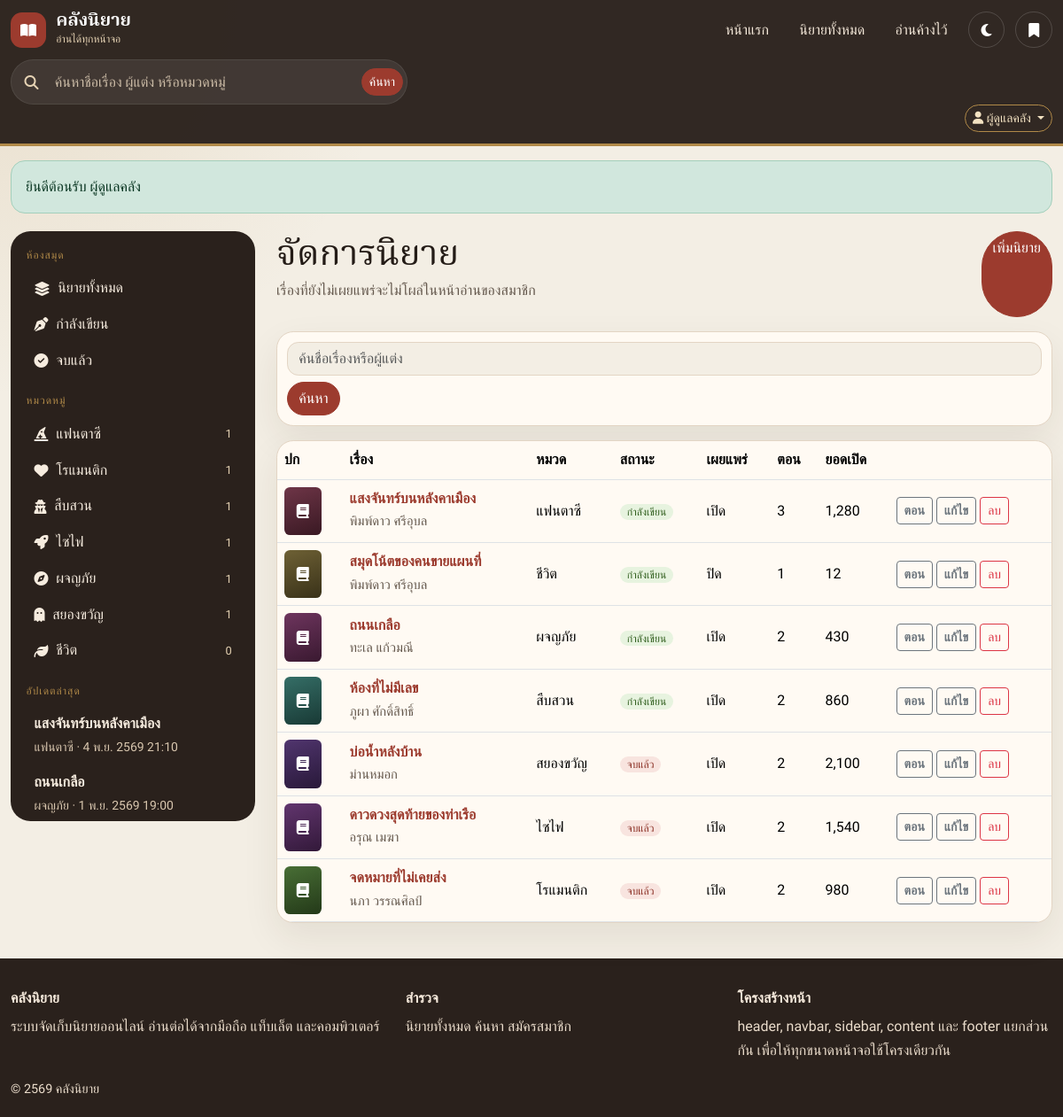
/index.php?page=admin-novels (signed in), run on the app's committed database.
### tables this page shows
CREATE TABLE users (
    id INT UNSIGNED NOT NULL AUTO_INCREMENT,
    username VARCHAR(50) NOT NULL,
    email VARCHAR(120) NOT NULL,
    password_hash VARCHAR(255) NOT NULL,
    display_name VARCHAR(100) NOT NULL,
    role ENUM('admin', 'member') NOT NULL DEFAULT 'member',
    created_at DATETIME NOT NULL DEFAULT CURRENT_TIMESTAMP,
    updated_at DATETIME NOT NULL DEFAULT CURRENT_TIMESTAMP ON UPDATE CURRENT_TIMESTAMP,
    PRIMARY KEY (id),
    UNIQUE KEY uq_users_username (username),
    UNIQUE KEY uq_users_email (email)
);

CREATE TABLE categories (
    id INT UNSIGNED NOT NULL AUTO_INCREMENT,
    name VARCHAR(80) NOT NULL,
    slug VARCHAR(120) NOT NULL,
    description VARCHAR(255) NOT NULL DEFAULT '',
    icon VARCHAR(60) NOT NULL DEFAULT 'fa-book',
    sort_order INT NOT NULL DEFAULT 0,
    created_at DATETIME NOT NULL DEFAULT CURRENT_TIMESTAMP,
    PRIMARY KEY (id),
    UNIQUE KEY uq_categories_slug (slug)
);

CREATE TABLE novels (
    id INT UNSIGNED NOT NULL AUTO_INCREMENT,
    title VARCHAR(200) NOT NULL,
    slug VARCHAR(220) NOT NULL,
    author_name VARCHAR(120) NOT NULL,
    category_id INT UNSIGNED NOT NULL,
    synopsis TEXT NOT NULL,
    cover_image VARCHAR(255) DEFAULT NULL,
    status ENUM('ongoing', 'completed', 'hiatus') NOT NULL DEFAULT 'ongoing',
    is_published TINYINT(1) NOT NULL DEFAULT 1,
    view_count INT UNSIGNED NOT NULL DEFAULT 0,
    created_by INT UNSIGNED DEFAULT NULL,
    created_at DATETIME NOT NULL DEFAULT CURRENT_TIMESTAMP,
    updated_at DATETIME NOT NULL DEFAULT CURRENT_TIMESTAMP ON UPDATE CURRENT_TIMESTAMP,
    PRIMARY KEY (id),
    UNIQUE KEY uq_novels_slug (slug),
    KEY idx_novels_category (category_id),
    KEY idx_novels_pub_updated (is_published, updated_at),
    CONSTRAINT fk_novels_category FOREIGN KEY (category_id) REFERENCES categories (id) ON UPDATE CASCADE ON DELETE RESTRICT,
    CONSTRAINT fk_novels_user FOREIGN KEY (created_by) REFERENCES users (id) ON UPDATE CASCADE ON DELETE SET NULL
);

### includes/library.php (called while the page is built, shortened)
<?php
function novel_select_sql(): string
{
    return 'SELECT n.id, n.title, n.slug, n.author_name, n.category_id, n.synopsis, n.cover_image,
                   n.status, n.is_published, n.view_count, n.created_by, n.created_at, n.updated_at,
                   c.name AS category_name, c.slug AS category_slug, c.icon AS category_icon,
                   (SELECT COUNT(*) FROM chapters ch WHERE ch.novel_id = n.id AND ch.is_published = 1) AS chapter_count,
                   (SELECT COUNT(*) FROM chapters ch2 WHERE ch2.novel_id = n.id) AS chapter_total
            FROM novels n
            INNER JOIN categories c ON c.id = n.category_id';
}
function novel_from_sql(): string
{
    return 'FROM novels n INNER JOIN categories c ON c.id = n.category_id';
}
function novel_filters(array $filters): array
{
    $where = [];
    $params = [];
    if (empty($filters['include_unpublished'])) {
        $where[] = 'n.is_published = 1';
    }
    if ($where === []) {
        $where[] = '1 = 1';
    }
    $order = match ($filters['sort'] ?? 'new') {
        'popular' => 'n.view_count DESC, n.updated_at DESC',
        'title' => 'n.title ASC',
        'old' => 'n.created_at ASC',
        default => 'n.updated_at DESC',
    };
    return [$where, $params, $order];
}
function query_novels(array $filters, int $limit, int $offset = 0): array
{
    [$where, $params, $order] = novel_filters($filters);
    $limit = max(1, min(60, $limit));
    $offset = max(0, $offset);
    $sql = novel_select_sql()
        . ' WHERE ' . implode(' AND ', $where)
        . ' ORDER BY ' . $order
        . ' LIMIT ' . $limit . ' OFFSET ' . $offset;
    $stmt = db()->prepare($sql);
    $stmt->execute($params);
    return $stmt->fetchAll();
}
function count_novels(array $filters): int
{
    [$where, $params] = novel_filters($filters);
    $sql = 'SELECT COUNT(*) ' . novel_from_sql() . ' WHERE ' . implode(' AND ', $where);
    $stmt = db()->prepare($sql);
    $stmt->execute($params);
    return (int) $stmt->fetchColumn();
}
function list_novels(array $filters): array
{
    $perPage = (int) ($filters['per_page'] ?? app_config()['app']['per_page'] ?? 9);
    $perPage = max(1, min(60, $perPage));
    $total = count_novels($filters);
    $pages = max(1, (int) ceil($total / $perPage));
    $page = max(1, min(10000, (int) ($filters['page'] ?? 1)));
    $rows = query_novels($filters, $perPage, ($page - 1) * $perPage);
    return [
        'rows' => $rows,
        'page' => $page,
        'pages' => $pages,
        'total' => $total,
        'per_page' => $perPage,
    ];
}
function categories_with_counts(): array
{
    $sql = 'SELECT c.*, COUNT(n.id) AS novel_count
            FROM categories c
            LEFT JOIN novels n ON n.category_id = c.id AND n.is_published = 1
            GROUP BY c.id
            ORDER BY c.sort_order ASC, c.name ASC';
    return db()->query($sql)->fetchAll();
}

### config/config.php (called while the page is built, shortened)
<?php
return [
    'db' => [
        'host' => getenv('NOVEL_DB_HOST') ?: '127.0.0.1',
        'port' => (int) (getenv('NOVEL_DB_PORT') ?: 3306),
        'name' => getenv('NOVEL_DB_NAME') ?: 'novel_library',
        'user' => getenv('NOVEL_DB_USER') ?: 'novel_user',
        'pass' => getenv('NOVEL_DB_PASS') ?: 'NovelLib@2026',
        'charset' => 'utf8mb4',
    ],
    'app' => [
        'name' => 'คลังนิยาย',
        'tagline' => 'จัดเก็บ อ่าน และเปิดต่อได้บนมือถือ แท็บเล็ต และคอมพิวเตอร์',
        'timezone' => 'Asia/Bangkok',
        'session_name' => 'klangniyai',
        'debug' => false,
        'show_demo_accounts' => true,
        'per_page' => 9,
    ],
];

### includes/bootstrap.php (called while the page is built, shortened)
<?php
function app_config(): array
{
    static $config = null;
    if ($config === null) {
        $loaded = require APP_ROOT . '/config/config.php';
        $config = is_array($loaded) ? $loaded : [];
    }
    return $config;
}
$config = app_config();
require APP_ROOT . '/includes/functions.php';
require APP_ROOT . '/includes/library.php';

### content/admin/novels.php (the view, shortened to what this page needs)
<?php
$keyword = mb_substr(trim((string) ($_GET['q'] ?? '')), 0, 100);
$result = list_novels([
    'q' => $keyword,
    'include_unpublished' => true,
    'page' => (int) ($_GET['p'] ?? 1),
    'per_page' => 12,
]);
?>
<div class="page-heading d-flex flex-wrap justify-content-between gap-3">
    <div>
        <h1>จัดการนิยาย</h1>
        <p>เรื่องที่ยังไม่เผยแพร่จะไม่โผล่ในหน้าอ่านของสมาชิก</p>
    </div>
    <a class="btn btn-seal" href="<?= e(url('admin-novel-form')) ?>">เพิ่มนิยาย</a>
</div>
<form class="filter-bar" method="get" action="index.php">
    <input class="form-control" id="admin-q" type="search" name="q" value="<?= e($keyword) ?>" placeholder="ค้นชื่อเรื่องหรือผู้แต่ง">
    <button class="btn btn-seal" type="submit">ค้นหา</button>
</form>
<div class="table-responsive panel">
    <table class="table align-middle mb-0">
        <thead>
            <tr>
                <th>ปก</th><th>เรื่อง</th><th>หมวด</th><th>สถานะ</th><th>เผยแพร่</th><th>ตอน</th><th>ยอดเปิด</th><th></th>
            </tr>
        </thead>
        <tbody>
            <?php foreach ($result['rows'] as $novel): ?>
                <tr>
                    <td>
                        <div class="cover-thumb" style="--hue: <?= cover_hue((string) $novel['slug']) ?>">
                            <?php if (!empty($novel['cover_image'])): ?>
                                <img src="<?= e(upload_url((string) $novel['cover_image'])) ?>" alt="">
                            <?php else: ?>
                                <i class="fa-solid fa-book"></i>
                            <?php endif; ?>
                        </div>
                    </td>
                    <td>
                        <a href="<?= e(url('novel', ['slug' => $novel['slug']])) ?>"><?= e($novel['title']) ?></a>
                        <div class="meta"><?= e($novel['author_name']) ?></div>
                    </td>
                    <td><?= e($novel['category_name']) ?></td>
                    <td><span class="status-pill status-<?= e((string) $novel['status']) ?>"><?= e(novel_status_label((string) $novel['status'])) ?></span></td>
                    <td><?= (int) $novel['is_published'] === 1 ? 'เปิด' : 'ปิด' ?></td>
                    <td><?= number_format((int) $novel['chapter_total']) ?></td>
                    <td><?= number_format((int) $novel['view_count']) ?></td>
                    <td>
                        <div class="d-flex flex-wrap gap-1">
                            <a class="btn btn-outline-secondary btn-sm" href="<?= e(url('admin-chapters', ['novel' => (int) $novel['id']])) ?>">ตอน</a>
                            <a class="btn btn-outline-secondary btn-sm" href="<?= e(url('admin-novel-form', ['id' => (int) $novel['id']])) ?>">แก้ไข</a>
                            <form method="post" action="<?= e(url('admin-novels', array_filter(['q' => $keyword, 'p' => $result['page'] > 1 ? $result['page'] : null]))) ?>" data-confirm="ลบเรื่องนี้พร้อมตอนทั้งหมดหรือไม่" data-confirm-ok="ลบ">
                                <button class="btn btn-outline-danger btn-sm" type="submit">ลบ</button>
                            </form>
                        </div>
                    </td>
                </tr>
            <?php endforeach; ?>
        </tbody>
    </table>
</div>

### includes/navbar.php (shortened to what this page needs)
<?php
$me = current_user();
$appName = (string) (app_config()['app']['name'] ?? 'คลังนิยาย');
$searchValue = ($page ?? '') === 'search' ? (string) ($_GET['q'] ?? '') : '';
?>
<header class="topbar sticky-top">
    <div class="container-xxl">
        <div class="topbar-row">
            <a class="brand" href="<?= e(url('home')) ?>">
                <span class="brand-mark" aria-hidden="true"><i class="fa-solid fa-book-open"></i></span>
                <span>
                    <strong><?= e($appName) ?></strong>
                    <small>อ่านได้ทุกหน้าจอ</small>
                </span>
            </a>
            <nav class="top-links d-none d-lg-flex" aria-label="เมนูหลัก">
                <a class="<?= ($page ?? '') === 'home' ? 'is-active' : '' ?>" href="<?= e(url('home')) ?>">หน้าแรก</a>
                <a class="<?= in_array(($page ?? ''), ['novels', 'novel', 'category'], true) ? 'is-active' : '' ?>" href="<?= e(url('novels')) ?>">นิยายทั้งหมด</a>
                <?php if ($me !== null): ?>
                    <a class="<?= ($page ?? '') === 'history' ? 'is-active' : '' ?>" href="<?= e(url('history')) ?>">อ่านค้างไว้</a>
                <?php endif; ?>
            </nav>
            <div class="top-tools">
                <button class="btn btn-nav" type="button" data-theme-toggle aria-label="สลับโหมดกลางวันและกลางคืน">
                    <i class="fa-solid fa-moon" aria-hidden="true"></i>
                </button>
                <?php if ($me !== null): ?>
                    <a class="btn btn-nav<?= ($page ?? '') === 'bookmarks' ? ' is-active' : '' ?>" href="<?= e(url('bookmarks')) ?>" aria-label="ชั้นหนังสือของฉัน">
                        <i class="fa-solid fa-bookmark" aria-hidden="true"></i>
                    </a>
                <?php endif; ?>
            </div>
        </div>
        <form class="nav-search" method="get" action="index.php" role="search">
            <i class="fa-solid fa-magnifying-glass" aria-hidden="true"></i>
            <input id="nav-q" type="search" name="q" value="<?= e($searchValue) ?>" placeholder="ค้นหาชื่อเรื่อง ผู้แต่ง หรือหมวดหมู่" maxlength="100">
            <button class="btn btn-seal btn-sm" type="submit">ค้นหา</button>
        </form>
        <div class="collapse d-lg-block" id="accountMenu">
            <div class="account-row">
                <?php if ($me === null): ?>
                    <a class="btn btn-outline-gold btn-sm" href="<?= e(url('register')) ?>">สมัครสมาชิก</a>
                    <a class="btn btn-seal btn-sm" href="<?= e(url('login')) ?>">เข้าสู่ระบบ</a>
                <?php else: ?>
                    <div class="dropdown">
                        <button class="btn btn-outline-gold btn-sm dropdown-toggle" type="button" data-bs-toggle="dropdown" aria-expanded="false">
                            <i class="fa-solid fa-user" aria-hidden="true"></i>
                            <?= e($me['display_name']) ?>
                        </button>
                    </div>
                <?php endif; ?>
            </div>
        </div>
    </div>
</header>

### includes/sidebar.php (shortened to what this page needs)
<?php
if (!isset($sidebarData)) {
    $sidebarData = [
        'categories' => categories_with_counts(),
        'latest' => latest_novels(5),
    ];
}
if (!function_exists('render_sidebar_menu')) {
    function render_sidebar_menu(array $sidebarData): void
    {
        global $page;
        $currentCategory = ($page ?? '') === 'category' ? (string) ($_GET['slug'] ?? '') : '';
        $status = ($page ?? '') === 'novels' ? (string) ($_GET['status'] ?? '') : '';
        ?>
        <p class="sidebar-kicker">ห้องสมุด</p>
        <nav class="sidebar-nav" aria-label="ทางลัดในคลัง">
            <a class="<?= $status === '' && ($page ?? '') === 'novels' ? 'is-active' : '' ?>" href="<?= e(url('novels')) ?>">
                <i class="fa-solid fa-layer-group" aria-hidden="true"></i> นิยายทั้งหมด
            </a>
            <a class="<?= $status === 'ongoing' ? 'is-active' : '' ?>" href="<?= e(url('novels', ['status' => 'ongoing'])) ?>">
                <i class="fa-solid fa-pen-nib" aria-hidden="true"></i> กำลังเขียน
            </a>
            <a class="<?= $status === 'completed' ? 'is-active' : '' ?>" href="<?= e(url('novels', ['status' => 'completed'])) ?>">
                <i class="fa-solid fa-circle-check" aria-hidden="true"></i> จบแล้ว
            </a>
        </nav>
        <p class="sidebar-kicker">หมวดหมู่</p>
        <nav class="sidebar-nav" aria-label="หมวดหมู่">
            <?php foreach ($sidebarData['categories'] as $category): ?>
                <a class="<?= $currentCategory === $category['slug'] ? 'is-active' : '' ?>" href="<?= e(url('category', ['slug' => $category['slug']])) ?>">
                    <i class="<?= e(icon_class((string) $category['icon'])) ?>" aria-hidden="true"></i>
                    <span><?= e($category['name']) ?></span>
                    <em><?= number_format((int) $category['novel_count']) ?></em>
                </a>
            <?php endforeach; ?>
        </nav>
        <p class="sidebar-kicker">อัปเดตล่าสุด</p>
        <ul class="latest-list">
            <?php foreach ($sidebarData['latest'] as $novel): ?>
                <li>
                    <a href="<?= e(url('novel', ['slug' => $novel['slug']])) ?>">
                        <strong><?= e($novel['title']) ?></strong>
                        <small><?= e($novel['category_name']) ?> · <?= e(thai_datetime((string) $novel['updated_at'])) ?></small>
                    </a>
                </li>
            <?php endforeach; ?>
        </ul>
        <?php
    }
}
$mode = $sidebarMode ?? 'desktop';
if ($mode === 'offcanvas'): ?>
    <div class="offcanvas offcanvas-start sidebar-offcanvas" tabindex="-1" id="sidebarOffcanvas" aria-labelledby="sidebarOffcanvasLabel">
        <div class="offcanvas-header">
            <h2 class="offcanvas-title" id="sidebarOffcanvasLabel">สารบัญคลัง</h2>
            <button type="button" class="btn-close btn-close-white" data-bs-dismiss="offcanvas" aria-label="ปิด"></button>
        </div>
        <div class="offcanvas-body">
            <?php render_sidebar_menu($sidebarData); ?>
        </div>
    </div>
<?php else: ?>
    <aside class="sidebar" aria-label="สารบัญ">
        <?php render_sidebar_menu($sidebarData); ?>
    </aside>
<?php endif; ?>

### data on the page
users: display_name "ผู้ดูแลคลัง"
categories: name "แฟนตาซี", novel_count "1"
categories: name "โรแมนติก", novel_count "1"
categories: name "สืบสวน", novel_count "1"
categories: name "ไซไฟ", novel_count "1"
categories: name "ผจญภัย", novel_count "1"
categories: name "สยองขวัญ", novel_count "1"
categories: name "ชีวิต", novel_count "0"
novels: title "แสงจันทร์บนหลังคาเมือง", category.name "แฟนตาซี", updated_at "4 พ.ย. 2569 21:10", cover_hue((string) $novel['slug']) 341 (drawn), author_name "พิมพ์ดาว ศรีอุบล", status "กำลังเขียน", is_published "เปิด", chapter_total "3", view_count "1,280"
novels: title "ถนนเกลือ", category.name "ผจญภัย", updated_at "1 พ.ย. 2569 19:00", cover_hue((string) $novel['slug']) 317 (drawn), author_name "ทะเล แก้วมณี", status "กำลังเขียน", is_published "เปิด", chapter_total "2", view_count "430"
novels: cover_hue((string) $novel['slug']) 46 (drawn), title "สมุดโน้ตของคนขายแผนที่", author_name "พิมพ์ดาว ศรีอุบล", category.name "ชีวิต", status "กำลังเขียน", is_published "ปิด", chapter_total "1", view_count "12"
novels: cover_hue((string) $novel['slug']) 172 (drawn), title "ห้องที่ไม่มีเลข", author_name "ภูผา ศักดิ์สิทธิ์", category.name "สืบสวน", status "กำลังเขียน", is_published "เปิด", chapter_total "2", view_count "860"
novels: cover_hue((string) $novel['slug']) 269 (drawn), title "บ่อน้ำหลังบ้าน", author_name "ม่านหมอก", category.name "สยองขวัญ", status "จบแล้ว", is_published "เปิด", chapter_total "2", view_count "2,100"
novels: cover_hue((string) $novel['slug']) 287 (drawn), title "ดาวดวงสุดท้ายของท่าเรือ", author_name "อรุณ เมฆา", category.name "ไซไฟ", status "จบแล้ว", is_published "เปิด", chapter_total "2", view_count "1,540"
novels: cover_hue((string) $novel['slug']) 100 (drawn), title "จดหมายที่ไม่เคยส่ง", author_name "นภา วรรณศิลป์", category.name "โรแมนติก", status "จบแล้ว", is_published "เปิด", chapter_total "2", view_count "980"

### other printed values
$appName "คลังนิยาย"
$flash['message'] "ยินดีต้อนรับ ผู้ดูแลคลัง"
